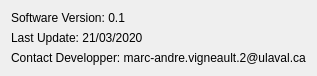
<?xml version="1.0" encoding="UTF-8"?>
<ui version="4.0">
 <class>Dialog</class>
 <widget class="QDialog" name="Dialog">
  <property name="geometry">
   <rect>
    <x>0</x>
    <y>0</y>
    <width>287</width>
    <height>69</height>
   </rect>
  </property>
  <property name="sizePolicy">
   <sizepolicy hsizetype="Fixed" vsizetype="Fixed">
    <horstretch>0</horstretch>
    <verstretch>0</verstretch>
   </sizepolicy>
  </property>
  <property name="windowTitle">
   <string>Help</string>
  </property>
  <layout class="QGridLayout" name="gridLayout">
   <item row="0" column="0">
    <widget class="QLabel" name="label_2">
     <property name="text">
      <string>Software Version: 0.1</string>
     </property>
    </widget>
   </item>
   <item row="2" column="0">
    <widget class="QLabel" name="label">
     <property name="sizePolicy">
      <sizepolicy hsizetype="Minimum" vsizetype="Minimum">
       <horstretch>0</horstretch>
       <verstretch>0</verstretch>
      </sizepolicy>
     </property>
     <property name="text">
      <string>Contact Developper: marc-andre.vigneault.2@ulaval.ca</string>
     </property>
    </widget>
   </item>
   <item row="1" column="0">
    <widget class="QLabel" name="label_3">
     <property name="text">
      <string>Last Update: 21/03/2020</string>
     </property>
    </widget>
   </item>
  </layout>
 </widget>
 <resources/>
 <connections/>
</ui>
